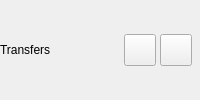
          <widget class="QWidget" name="pTransfers">
           <layout class="QHBoxLayout" name="pTransfersLayout">
            <property name="spacing">
             <number>4</number>
            </property>
            <property name="leftMargin">
             <number>0</number>
            </property>
            <property name="topMargin">
             <number>0</number>
            </property>
            <property name="rightMargin">
             <number>8</number>
            </property>
            <property name="bottomMargin">
             <number>0</number>
            </property>
            <item>
             <widget class="QLabel" name="lTransfers">
              <property name="toolTip">
               <string>Transfers</string>
              </property>
              <property name="text">
               <string>Transfers</string>
              </property>
              <property name="indent">
               <number>0</number>
              </property>
             </widget>
            </item>
            <item>
             <spacer name="horizontalSpacer">
              <property name="orientation">
               <enum>Qt::Horizontal</enum>
              </property>
              <property name="sizeHint" stdset="0">
               <size>
                <width>40</width>
                <height>20</height>
               </size>
              </property>
             </spacer>
            </item>
            <item>
             <widget class="QPushButton" name="bPause">
              <property name="minimumSize">
               <size>
                <width>32</width>
                <height>32</height>
               </size>
              </property>
              <property name="maximumSize">
               <size>
                <width>32</width>
                <height>32</height>
               </size>
              </property>
              <property name="cursor">
               <cursorShape>PointingHandCursor</cursorShape>
              </property>
              <property name="focusPolicy">
               <enum>Qt::StrongFocus</enum>
              </property>
              <property name="icon">
               <iconset resource="../Resources.qrc">
                <normaloff>:/images/transfer_manager/sidebar/sidebar_pause_ico_default.png</normaloff>:/images/transfer_manager/sidebar/sidebar_pause_ico_default.png</iconset>
              </property>
              <property name="iconSize">
               <size>
                <width>32</width>
                <height>32</height>
               </size>
              </property>
              <property name="checkable">
               <bool>true</bool>
              </property>
              <property name="hover_selected" stdset="0">
               <bool>true</bool>
              </property>
              <property name="default_icon" stdset="0">
               <string notr="true">qrc:/images/transfer_manager/sidebar/sidebar_pause_ico_default.png</string>
              </property>
             </widget>
            </item>
            <item>
             <widget class="QPushButton" name="bSearch">
              <property name="minimumSize">
               <size>
                <width>32</width>
                <height>32</height>
               </size>
              </property>
              <property name="maximumSize">
               <size>
                <width>32</width>
                <height>32</height>
               </size>
              </property>
              <property name="cursor">
               <cursorShape>PointingHandCursor</cursorShape>
              </property>
              <property name="toolTip">
               <string>Search</string>
              </property>
              <property name="icon">
               <iconset resource="../Resources.qrc">
                <normaloff>:/images/transfer_manager/sidebar/sidebar_search_ico_default.png</normaloff>:/images/transfer_manager/sidebar/sidebar_search_ico_default.png</iconset>
              </property>
              <property name="iconSize">
               <size>
                <width>32</width>
                <height>32</height>
               </size>
              </property>
              <property name="default_icon" stdset="0">
               <string notr="true">qrc:/images/transfer_manager/sidebar/sidebar_search_ico_default.png</string>
              </property>
             </widget>
            </item>
           </layout>
          </widget>
